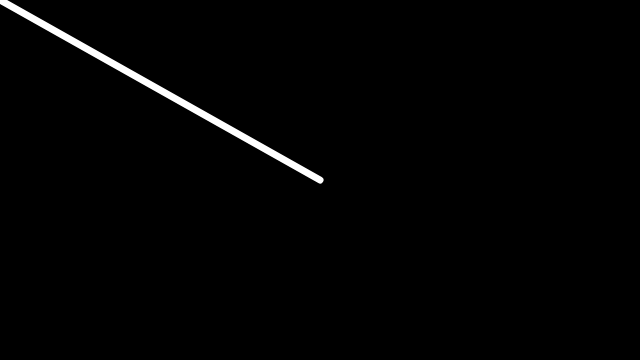
Frame 1 (no input)
Frame 60 (no input): identical to frame 1, image omitted
Frame 120 (the mouse pressed at the canvas centre since frame 60): blank canvas, image omitted

The p5.js sketch that drew this single still picture (run headless with seeded random() and noise() and a simulated clock; from frame 60 on, the mouse is pressed at the canvas centre):

// p5.js sketch
// ── sketch.js
// The Nature of Code
// Daniel Shiffman
// http://natureofcode.com

// Example 1-3: Vector subtraction

function setup() {
  createCanvas(640, 360);
}

function draw() {
  background(0);

  var mouse = new p5.Vector(mouseX, mouseY);
  var center = new p5.Vector(width/2, height/2);
  mouse.sub(center);

  translate(width/2, height/2);
  strokeWeight(2);
  stroke(255);
  strokeWeight(7)
  line(0, 0, mouse.x, mouse.y);
}
